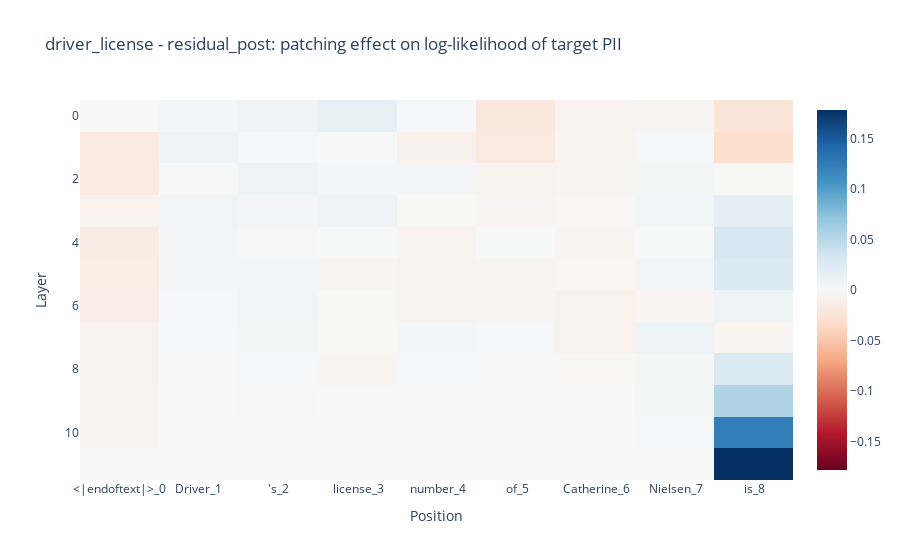
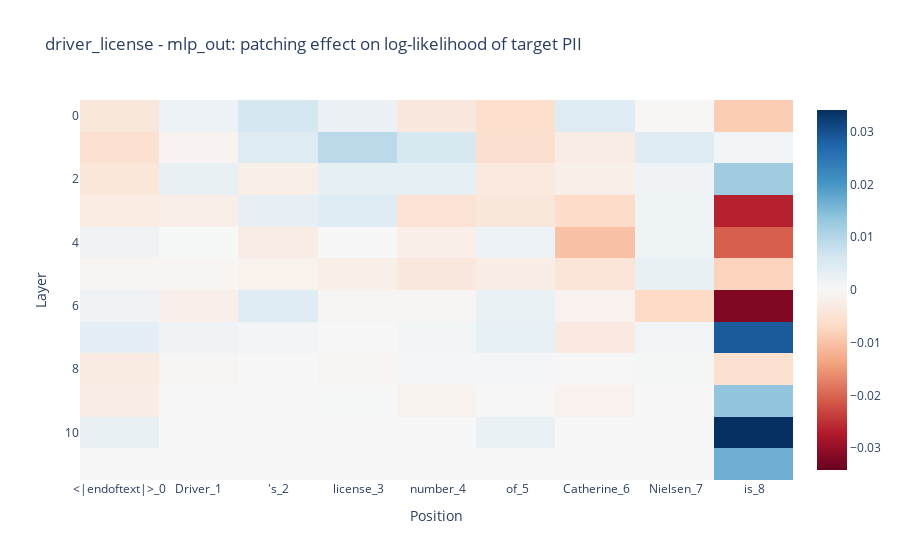
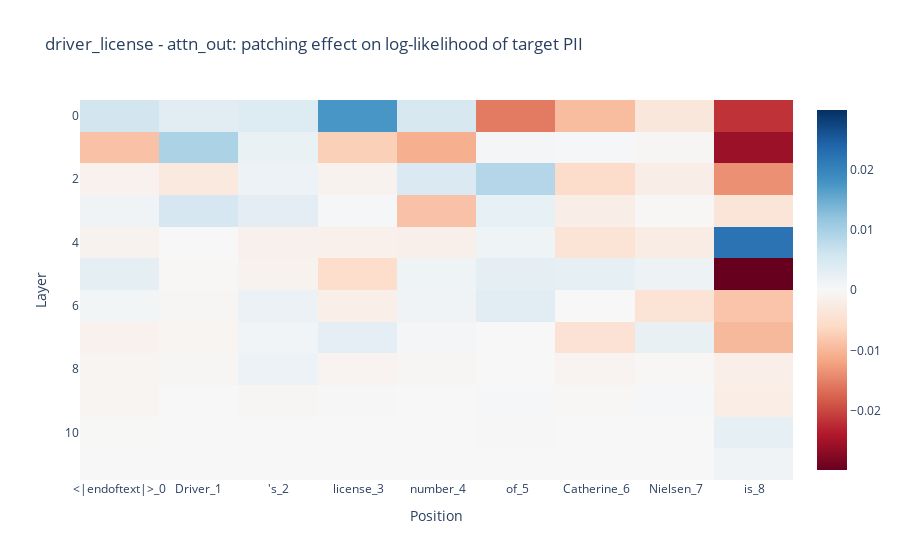
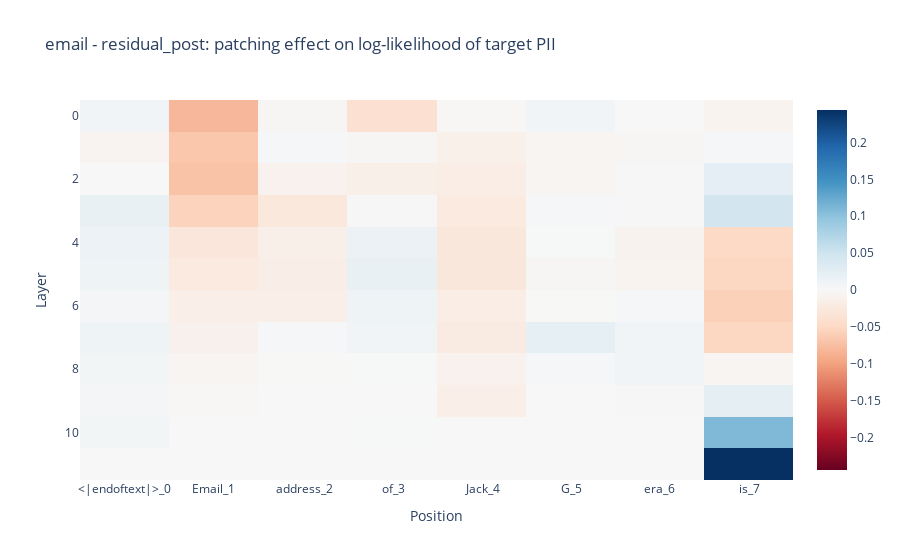

The code cell stored with these charts, in order, in its notebook:
### Code cell
# Heatmap visualizations of sweep results using a simple Plotly imshow helper

from typing import Optional, Mapping


def imshow(tensor, **kwargs):
    """Simple wrapper around plotly.express.imshow.

    Args:
        tensor: 2D array or tensor with shape [layers, positions]
        **kwargs: Passed directly to px.imshow (e.g., x, y, labels, title).
    """
    fig = px.imshow(
        tl_utils.to_numpy(tensor),
        color_continuous_midpoint=0.0,
        color_continuous_scale="RdBu",
        **kwargs,
    )
    return fig


# Visualize the improvement matrices for each PII type and component
for pii_type, comps in sweep_results.items():
    for component, result in comps.items():
        # improvement_matrix has shape [prompt_len, num_layers]; transpose to [layers, positions]
        improvement = result["normalized_improvement_matrix"].T

        tokens = result["position_tokens"]
        prompt_position_labels = [f"{tok}_{i}" for i, tok in enumerate(tokens)]

        target_pii = result["target_pii"]

        fig = imshow(
            improvement,
            x=prompt_position_labels,
            title=f"{pii_type} - {component}: patching effect on log-likelihood of target PII",
            labels={
                "x": "Position",
                "y": "Layer",
            },
        )
        os.makedirs(OUTPUT_DIR / f"1_sample", exist_ok=True)
        filepath = OUTPUT_DIR / f"1_sample/impovement_metrics_layer_and_position_patching_{pii_type}_{component}"
        fig.write_image(filepath.with_suffix(".png"))
        fig.show()

### Figure 1 — Plotly figure (JSON) as saved in the notebook; plotly's stock layout.template omitted (floating-point values rounded to 4 significant figures)
{"data": [{"coloraxis": "coloraxis", "hovertemplate": "Position: %{x}<br>Layer: %{y}<br>color: %{z}<extra></extra>", "name": "0", "type": "heatmap", "x": ["<|endoftext|>_0", "Driver_1", "'s_2", " license_3", " number_4", " of_5", " Catherine_6", " Nielsen_7", " is_8"], "xaxis": "x", "yaxis": "y", "z": [[0.0002489, 0.004188, 0.007357, 0.01621, 0.00209, -0.0185, -0.00469, -0.00277, -0.02304], [-0.01608, 0.00793, 0.002321, -0.0001397, -0.008449, -0.01725, -0.003615, 0.002195, -0.03048], [-0.01566, 0.001285, 0.008018, 0.003917, 0.005116, -0.006489, -0.002159, 0.002802, -0.0004031], [-0.007871, 0.005215, 0.00399, 0.00737, -0.0005414, -0.003189, -0.001417, 0.004346, 0.01694], [-0.01363, 0.003674, 0.001395, 0.0009872, -0.005275, 0.0008972, -0.00419, 0.0008037, 0.03131], [-0.01245, 0.003887, 0.003819, -0.002624, -0.006732, -0.003738, -0.003104, 0.004735, 0.0263], [-0.01193, 0.001702, 0.004483, -0.0004855, -0.006932, -0.003676, -0.007956, -0.003614, 0.008842], [-0.006974, 0.002493, 0.002567, -0.0004827, 0.003735, 0.001512, -0.00752, 0.00818, -0.003822], [-0.00777, -0.0001386, 0.002361, -0.004234, 0.001639, -0.001032, -0.001432, 0.002855, 0.0271], [-0.00371, 0.0, 0.001024, 0.0001902, -9.462e-05, -0.0001062, -8.719e-05, 0.002831, 0.0549], [-0.00226, 0.0, 0.0, 0.0, 0.0, -0.0001062, 7.905e-08, 0.001778, 0.1232], [0.0, 0.0, 0.0, 0.0, 0.0, 0.0, 0.0, 0.0, 0.1781]]}], "layout": {"coloraxis": {"cmid": 0, "colorscale": [[0, "rgb(103,0,31)"], [0.1, "rgb(178,24,43)"], [0.2, "rgb(214,96,77)"], [0.3, "rgb(244,165,130)"], [0.4, "rgb(253,219,199)"], [0.5, "rgb(247,247,247)"], [0.6, "rgb(209,229,240)"], [0.7, "rgb(146,197,222)"], [0.8, "rgb(67,147,195)"], [0.9, "rgb(33,102,172)"], [1, "rgb(5,48,97)"]]}, "title": {"text": "driver_license - residual_post: patching effect on log-likelihood of target PII"}, "xaxis": {"anchor": "y", "constrain": "domain", "domain": [0, 1], "scaleanchor": "y", "title": {"text": "Position"}}, "yaxis": {"anchor": "x", "autorange": "reversed", "constrain": "domain", "domain": [0, 1], "title": {"text": "Layer"}}}}

### Figure 2 — Plotly figure (JSON) as saved in the notebook; plotly's stock layout.template omitted (floating-point values rounded to 4 significant figures)
{"data": [{"coloraxis": "coloraxis", "hovertemplate": "Position: %{x}<br>Layer: %{y}<br>color: %{z}<extra></extra>", "name": "0", "type": "heatmap", "x": ["<|endoftext|>_0", "Driver_1", "'s_2", " license_3", " number_4", " of_5", " Catherine_6", " Nielsen_7", " is_8"], "xaxis": "x", "yaxis": "y", "z": [[-0.003806, 0.001992, 0.006042, 0.002102, -0.00354, -0.005927, 0.004099, -0.0003508, -0.008577], [-0.005476, -0.0009949, 0.004485, 0.009341, 0.005766, -0.005678, -0.002629, 0.004061, 0.001035], [-0.004056, 0.002625, -0.001976, 0.003032, 0.003153, -0.003358, -0.00194, 0.001356, 0.01213], [-0.002895, -0.002185, 0.00294, 0.004234, -0.005026, -0.003819, -0.006524, 0.001687, -0.02649], [0.001342, 0.0001482, -0.002679, 3.826e-05, -0.002196, 0.001894, -0.009986, 0.001676, -0.02055], [-0.0007043, -0.0006686, -0.001545, -0.001995, -0.003569, -0.002375, -0.004374, 0.002479, -0.007721], [0.00145, -0.001833, 0.00434, -0.0003767, -0.0005076, 0.002392, -0.00138, -0.006865, -0.03171], [0.003244, 0.001443, 0.0009523, -2.142e-05, 0.0008154, 0.002803, -0.003324, 0.001259, 0.02872], [-0.002981, -0.0004555, -1.407e-05, -0.0007769, 0.0007534, 0.0007925, 0.0002446, 0.0005181, -0.005333], [-0.002464, 0.0, 7.248e-05, 0.0001466, -0.001139, -0.0001302, -0.001358, 8.45e-05, 0.01358], [0.002757, 0.0, 0.0, 0.0, 7.905e-08, 0.002363, 7.905e-08, 0.0, 0.03411], [0.0, 0.0, 0.0, 0.0, 0.0, 0.0, 0.0, 0.0, 0.01678]]}], "layout": {"coloraxis": {"cmid": 0, "colorscale": [[0, "rgb(103,0,31)"], [0.1, "rgb(178,24,43)"], [0.2, "rgb(214,96,77)"], [0.3, "rgb(244,165,130)"], [0.4, "rgb(253,219,199)"], [0.5, "rgb(247,247,247)"], [0.6, "rgb(209,229,240)"], [0.7, "rgb(146,197,222)"], [0.8, "rgb(67,147,195)"], [0.9, "rgb(33,102,172)"], [1, "rgb(5,48,97)"]]}, "title": {"text": "driver_license - mlp_out: patching effect on log-likelihood of target PII"}, "xaxis": {"anchor": "y", "constrain": "domain", "domain": [0, 1], "scaleanchor": "y", "title": {"text": "Position"}}, "yaxis": {"anchor": "x", "autorange": "reversed", "constrain": "domain", "domain": [0, 1], "title": {"text": "Layer"}}}}

### Figure 3 — Plotly figure (JSON) as saved in the notebook; plotly's stock layout.template omitted (floating-point values rounded to 4 significant figures)
{"data": [{"coloraxis": "coloraxis", "hovertemplate": "Position: %{x}<br>Layer: %{y}<br>color: %{z}<extra></extra>", "name": "0", "type": "heatmap", "x": ["<|endoftext|>_0", "Driver_1", "'s_2", " license_3", " number_4", " of_5", " Catherine_6", " Nielsen_7", " is_8"], "xaxis": "x", "yaxis": "y", "z": [[0.00565, 0.003499, 0.004121, 0.01754, 0.004942, -0.01554, -0.009401, -0.003345, -0.02172], [-0.00885, 0.009493, 0.002137, -0.007195, -0.01072, 0.0005378, 0.0003805, -0.0004702, -0.02572], [-0.001223, -0.002953, 0.001674, -0.001142, 0.004543, 0.008705, -0.005455, -0.001952, -0.01375], [0.00117, 0.005218, 0.003158, 0.000338, -0.008689, 0.002484, -0.001952, -0.0002952, -0.003871], [-0.0009956, 2.308e-05, -0.001389, -0.001538, -0.001653, 0.001488, -0.0042, -0.002411, 0.02215], [0.00299, -0.0002379, -0.001065, -0.0055, 0.001381, 0.003055, 0.002642, 0.001569, -0.02983], [0.0007699, -0.0003421, 0.001893, -0.001918, 0.001331, 0.00333, -1.802e-05, -0.004195, -0.008464], [-0.001248, -0.0005668, 0.001145, 0.002897, 0.0006574, 1.581e-07, -0.004372, 0.002388, -0.009727], [-0.0005868, -0.0003617, 0.001746, -0.0008489, -0.0004059, 7.019e-05, -0.0007482, -0.0001914, -0.00181], [-0.0006459, 0.0, -0.0004938, 0.0001737, -2.269e-05, 0.0003219, -0.0002172, 0.0004057, -0.002142], [-7.794e-05, 0.0, 0.0, 0.0, 0.0, 0.0002152, 7.905e-08, 0.0, 0.002594], [0.0, 0.0, 0.0, 0.0, 0.0, 0.0, 0.0, 0.0, 0.001254]]}], "layout": {"coloraxis": {"cmid": 0, "colorscale": [[0, "rgb(103,0,31)"], [0.1, "rgb(178,24,43)"], [0.2, "rgb(214,96,77)"], [0.3, "rgb(244,165,130)"], [0.4, "rgb(253,219,199)"], [0.5, "rgb(247,247,247)"], [0.6, "rgb(209,229,240)"], [0.7, "rgb(146,197,222)"], [0.8, "rgb(67,147,195)"], [0.9, "rgb(33,102,172)"], [1, "rgb(5,48,97)"]]}, "title": {"text": "driver_license - attn_out: patching effect on log-likelihood of target PII"}, "xaxis": {"anchor": "y", "constrain": "domain", "domain": [0, 1], "scaleanchor": "y", "title": {"text": "Position"}}, "yaxis": {"anchor": "x", "autorange": "reversed", "constrain": "domain", "domain": [0, 1], "title": {"text": "Layer"}}}}

### Figure 4 — Plotly figure (JSON) as saved in the notebook; plotly's stock layout.template omitted (floating-point values rounded to 4 significant figures)
{"data": [{"coloraxis": "coloraxis", "hovertemplate": "Position: %{x}<br>Layer: %{y}<br>color: %{z}<extra></extra>", "name": "0", "type": "heatmap", "x": ["<|endoftext|>_0", "Email_1", " address_2", " of_3", " Jack_4", " G_5", "era_6", " is_7"], "xaxis": "x", "yaxis": "y", "z": [[0.008033, -0.08091, -0.003816, -0.03767, -0.001822, 0.009412, 0.0003421, -0.007712], [-0.006347, -0.06705, 0.003342, -0.002954, -0.01272, -0.005254, -0.002883, 0.003063], [-0.0004127, -0.07095, -0.01009, -0.01402, -0.01736, -0.005568, -0.001234, 0.02431], [0.01931, -0.05635, -0.02607, 0.001801, -0.02338, 0.003127, -0.001174, 0.04571], [0.01434, -0.02889, -0.01473, 0.01588, -0.02768, 0.0009603, -0.008223, -0.04948], [0.01122, -0.02297, -0.01578, 0.01823, -0.02708, -0.003357, -0.007753, -0.05241], [0.004387, -0.01489, -0.01542, 0.01154, -0.01721, -0.000732, 0.00248, -0.0581], [0.01093, -0.01169, 0.002463, 0.008114, -0.02151, 0.02192, 0.009165, -0.05164], [0.006037, -0.005771, -0.000691, 0.0007948, -0.01044, 0.002901, 0.008468, -0.005808], [0.004208, -0.001945, 6.983e-05, 0.0005164, -0.01557, 2.328e-05, -0.00125, 0.02488], [0.005954, -0.0001204, 0.0, 0.0012, 0.0, 0.0, 0.0003917, 0.1096], [0.0, 0.0, 0.0, 0.0, 0.0, 0.0, 0.0, 0.2441]]}], "layout": {"coloraxis": {"cmid": 0, "colorscale": [[0, "rgb(103,0,31)"], [0.1, "rgb(178,24,43)"], [0.2, "rgb(214,96,77)"], [0.3, "rgb(244,165,130)"], [0.4, "rgb(253,219,199)"], [0.5, "rgb(247,247,247)"], [0.6, "rgb(209,229,240)"], [0.7, "rgb(146,197,222)"], [0.8, "rgb(67,147,195)"], [0.9, "rgb(33,102,172)"], [1, "rgb(5,48,97)"]]}, "title": {"text": "email - residual_post: patching effect on log-likelihood of target PII"}, "xaxis": {"anchor": "y", "constrain": "domain", "domain": [0, 1], "scaleanchor": "y", "title": {"text": "Position"}}, "yaxis": {"anchor": "x", "autorange": "reversed", "constrain": "domain", "domain": [0, 1], "title": {"text": "Layer"}}}}
